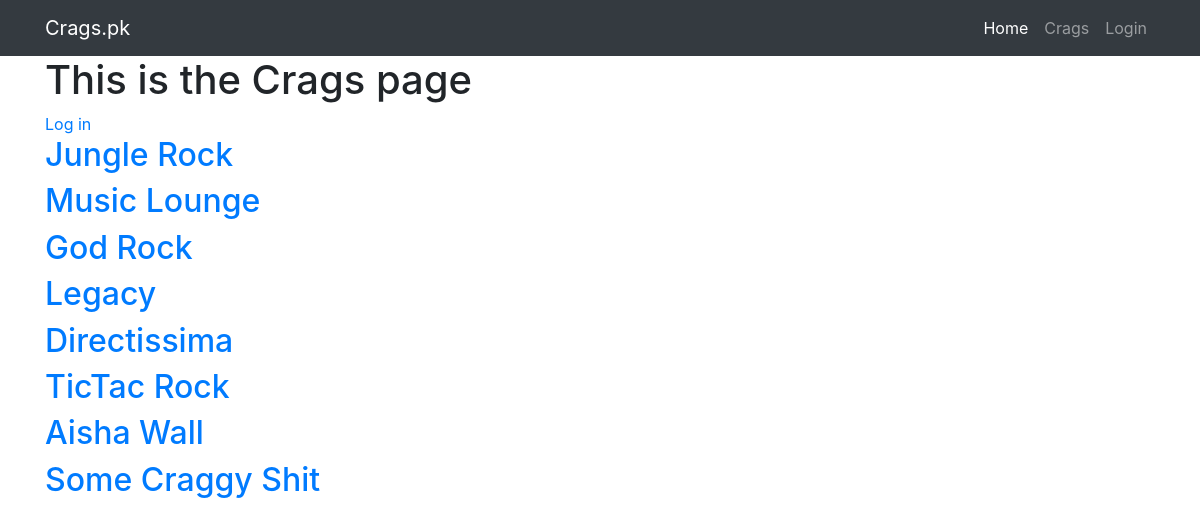
/crags/, run on the app's committed database.
### crags/models.py (models this page shows, shortened)
class Crag(models.Model):
    cname = models.CharField(max_length=500, verbose_name='Name')
    cdescription = models.TextField(verbose_name='Crag description')
    cauthor = models.ForeignKey(  # Many crags can have one author
        User, on_delete=models.PROTECT, verbose_name='Page author')

### crags/views.py (the view)
# urls.py: path('', views.CragsHome.as_view(), name='crags-home'),
class CragsHome(generic.ListView):
	template_name = 'crags/crags-home.html'
	model = Crag
	def get_queryset(self):
		return Crag.objects.all()

### crags/templates/crags/crags-home.html (shortened to what this page needs)
{% extends 'base.html' %}
{% load crispy_forms_tags %}
{% block content %}
	<h1>This is the Crags page</h1>
	{% if user.is_authenticated %}
		<a href="{% url 'logout' %}">Log out</a>
		<br>
		<a href="{% url 'profile' username=user.username %}">My Profile</a>
	{% else %}
		<a href="{% url 'login' %}">Log in</a>
	{% endif %}
	{% for crag in crag_list %}
		<h2><a href="{% url 'crag-view' crag_id=crag.id %}">{{ crag.cname }}</a></h2>
	{% endfor %}
	<br><br><br><br>
{% endblock %}

### data on the page
Crag: cname "Jungle Rock"
Crag: cname "Music Lounge"
Crag: cname "God Rock"
Crag: cname "Legacy"
Crag: cname "Directissima"
Crag: cname "TicTac Rock"
Crag: cname "Aisha Wall"
Crag: cname "Some Craggy Shit"
